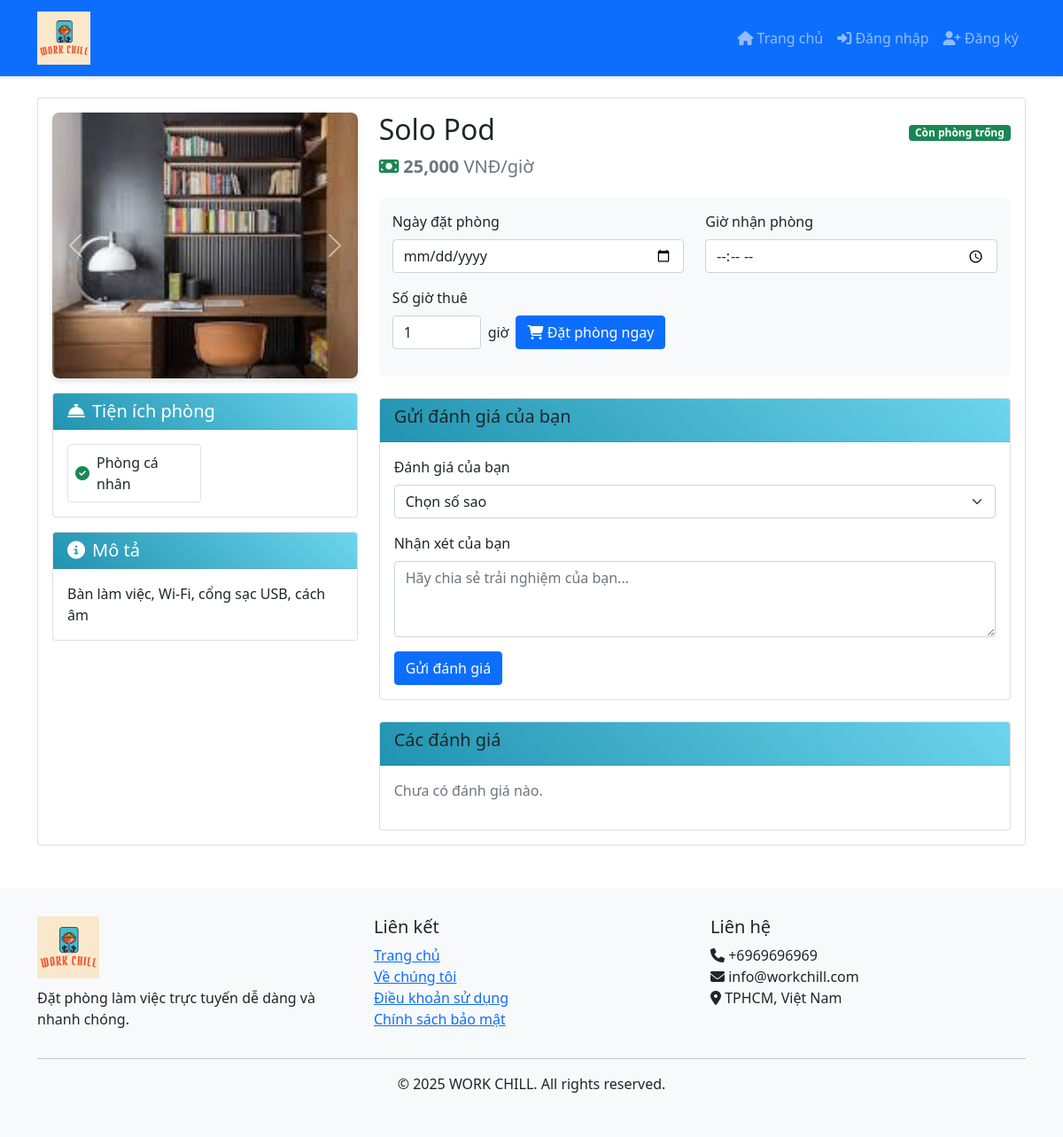
Page /pod/7c0e89e6-3f22-4bd5-9d3f-5b03e35b0025/ on the committed database.
### home/models.py (models this page shows, shortened)
class BaseModel(models.Model):
    uid = models.UUIDField(default=uuid.uuid4   , editable=False , primary_key=True)
    created_at = models.DateTimeField(auto_now_add=True)
    updated_at = models.DateTimeField(auto_now=True)
    class Meta:
        abstract = True
        ordering=['uid']

class PodImages(BaseModel):
    pod = models.ForeignKey(Pod, related_name='pod_images', on_delete=models.CASCADE)
    images = models.ImageField(upload_to='pods')

class Amenities(BaseModel):
    amenity_name = models.CharField(max_length=100)

class Pod(BaseModel):
    pod_name = models.CharField(max_length=100)
    pod_price = models.IntegerField()
    description = models.TextField()
    amenities = models.ManyToManyField(Amenities)
    room_count = models.IntegerField(default=10)

### home/views.py (the view)
# urls.py: path('pod/<uid>/', get_pod, name='get_pod'),
def get_pod(request, uid):
    try:
        pod = Pod.objects.get(uid=uid)
        today = date.today().strftime('%Y-%m-%d')
        if request.method == 'POST':
            hours = int(request.POST.get('hours', 1))
        else:
            hours = int(request.GET.get('hours', 1))
        total_amount = pod.pod_price * hours
        context = {
            'pod': pod,
            'today': today,
            'available_rooms': pod.room_count,
            'total_amount': total_amount,
            'hours': hours
        }
        return render(request, 'home/pod.html', context)
    except Pod.DoesNotExist:
        messages.error(request, 'Không tìm thấy khách sạn')
        return redirect('index')

### templates/home/pod.html (shortened to what this page needs)
{% extends 'home/base.html' %}
{% load humanize %}
{% block content %}
<div class="container mt-4">
  <div class="card">
    <div class="card-body">
      <div class="row">
        <div class="col-md-4">
          <div id="podCarousel" class="carousel slide" data-bs-ride="carousel">
            <div class="carousel-inner">
              {% if pod.pod_images.all %}
                {% for image in pod.pod_images.all %}
                <div class="carousel-item {% if forloop.first %}active{% endif %}">
                  <img src="{{ image.images.url }}" class="d-block w-100" alt="{{ pod.pod_name }}">
                </div>
                {% endfor %}
              {% endif %}
            </div>
            <button class="carousel-control-prev" type="button" data-bs-target="#podCarousel" data-bs-slide="prev">
              <span class="carousel-control-prev-icon"></span>
            </button>
            <button class="carousel-control-next" type="button" data-bs-target="#podCarousel" data-bs-slide="next">
              <span class="carousel-control-next-icon"></span>
            </button>
          </div>
          <div class="card mt-3">
            <div class="card-header bg-primary text-white">
              <h5 class="card-title mb-0">
                <i class="fas fa-concierge-bell me-2"></i>Tiện ích phòng
              </h5>
            </div>
            <div class="card-body">
              <div class="row g-2">
                {% for amenity in pod.amenities.all %}
                <div class="col-6">
                  <div class="d-flex align-items-center p-2 border rounded">
                    <i class="fas fa-check-circle text-success me-2"></i>
                    <span>{{ amenity.amenity_name }}</span>
                  </div>
                </div>
                {% endfor %}
              </div>
            </div>
          </div>
          <div class="card mt-3">
            <div class="card-header bg-info text-white">
              <h5 class="card-title mb-0">
                <i class="fas fa-info-circle me-2"></i>Mô tả
              </h5>
            </div>
            <div class="card-body">
              <p class="card-text">{{ pod.description }}</p>
            </div>
          </div>
        </div>
        <div class="col-md-8">
          <div class="d-flex justify-content-between align-items-center">
            <h2>{{ pod.pod_name }}</h2>
            <div class="badge bg-success">Còn {{ pod.available_rooms }} phòng trống</div>
          </div>
          <p class="text-muted fs-5">
            <i class="fas fa-money-bill text-success"></i>
            <span class="fw-bold">{{ pod.pod_price|intcomma }}</span> VNĐ/giờ
          </p>
          <div class="price-card">
            <form method="POST" action="{% url 'process_payment' pod.uid %}" id="bookingForm">
              <div class="row">
                <div class="col-md-6">
                  <div class="mb-3">
                    <label class="form-label">Ngày đặt phòng</label>
                    <input type="date" class="form-control" name="bookingDate" id="bookingDate"
                           min="{{ today|date:'Y-m-d' }}" required>
                  </div>
                </div>
                <div class="col-md-6">
                  <div class="mb-3">
                    <label class="form-label">Giờ nhận phòng</label>
                    <input type="time" class="form-control" name="checkInTime" id="checkInTime" required>
                  </div>
                </div>
              </div>
              <div class="mb-3">
                <label for="hours" class="form-label">Số giờ thuê</label>
                <div class="d-flex align-items-center">
                  <input type="number"
                         class="form-control"
                         name="hours"
                         id="hours"
                         min="1"
                         max="24"
                         value="1"
                         required
                         style="width: 100px;">
                  <span class="ms-2">giờ</span>
                  <button type="submit" class="btn btn-primary ms-2">
                    <i class="fas fa-shopping-cart"></i> Đặt phòng ngay
                  </button>
                </div>
              </div>
            </form>
          </div>
          <div class="card mt-4">
            <div class="card-header">
                <h5>Gửi đánh giá của bạn</h5>
            </div>
            <div class="card-body">
                <form method="POST" action="{% url 'add_feedback' pod.uid %}">
                    <div class="mb-3">
                        <label for="rating" class="form-label">Đánh giá của bạn</label>
                        <select class="form-select" name="rating" id="rating" required>
                            <option value="">Chọn số sao</option>
                        </select>
                    </div>
                    <div class="mb-3">
                        <label for="comment" class="form-label">Nhận xét của bạn</label>
                        <textarea class="form-control" name="comment" id="comment" rows="3" required
                                  placeholder="Hãy chia sẻ trải nghiệm của bạn..."></textarea>
                    </div>
                    <button type="submit" class="btn btn-primary">Gửi đánh giá</button>
                </form>
            </div>
          </div>
          <div class="card mt-4">
            <div class="card-header">
                <h5>Các đánh giá</h5>
            </div>
            <div class="card-body">
                {% for feedback in pod.feedback_set.all %}
                <div class="feedback-item mb-3 border-bottom pb-3">
                    <div class="d-flex justify-content-between">
                        <div>
                            <strong>{{ feedback.user.username }}</strong>
                            <div class="text-warning">
                                {% for i in ""|ljust:feedback.rating %}⭐{% endfor %}
                            </div>
                        </div>
                        <small class="text-muted">{{ feedback.created_at|date:"d/m/Y H:i" }}</small>
                    </div>
                    <p class="mt-2 mb-0">{{ feedback.comment }}</p>
                </div>
                {% empty %}
                <p class="text-muted">Chưa có đánh giá nào.</p>
                {% endfor %}
            </div>
          </div>
        </div>
      </div>
    </div>
  </div>
</div>
{% endblock %}

### templates/home/base.html (style rules this page uses)
.badge { font-size: 0.75rem; padding: 0.25em 0.6em; }

### templates/home/pod.html (style rules this page uses)
.price-card { background: #f8f9fa; padding: 15px; border-radius: 8px; margin-top: 20px; }
.card-header { background: linear-gradient(45deg, #2193b0, #6dd5ed); }
.carousel { border-radius: 8px; overflow: hidden; box-shadow: 0 4px 6px rgba(0,0,0,0.1); }
.carousel-item img { height: 300px; object-fit: cover; }

### rows in the picture
PodImages: images (picture)
Amenities: amenity_name "Phòng cá nhân"
Pod: description "Bàn làm việc, Wi-Fi, cổng sạc USB, cách âm", pod_name "Solo Pod", pod_price "25,000"
